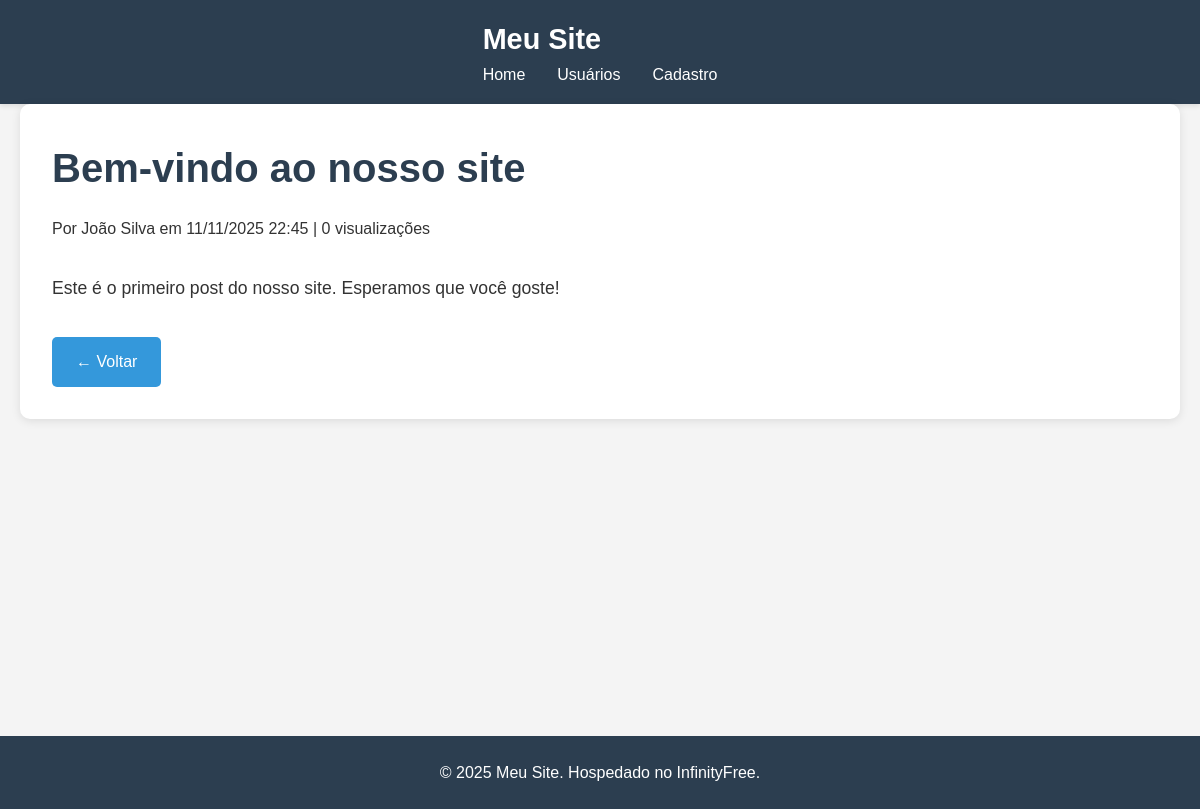
The page /post.php?id=1 on the database its author committed.
### tables this page shows
CREATE TABLE IF NOT EXISTS posts (
    id INT(11) AUTO_INCREMENT PRIMARY KEY,
    titulo VARCHAR(200) NOT NULL,
    conteudo TEXT NOT NULL,
    autor_id INT(11),
    data_publicacao TIMESTAMP DEFAULT CURRENT_TIMESTAMP,
    visualizacoes INT(11) DEFAULT 0,
    status ENUM('rascunho', 'publicado', 'arquivado') DEFAULT 'rascunho',
    FOREIGN KEY (autor_id) REFERENCES usuarios(id) ON DELETE SET NULL,
    INDEX idx_status (status),
    INDEX idx_data (data_publicacao)
);

CREATE TABLE IF NOT EXISTS usuarios (
    id INT(11) AUTO_INCREMENT PRIMARY KEY,
    nome VARCHAR(100) NOT NULL,
    email VARCHAR(100) NOT NULL UNIQUE,
    telefone VARCHAR(20),
    data_cadastro TIMESTAMP DEFAULT CURRENT_TIMESTAMP,
    ativo TINYINT(1) DEFAULT 1,
    INDEX idx_email (email),
    INDEX idx_ativo (ativo)
);

### post.php (the view, shortened to what this page needs)
<?php
$conn = conectarBanco();
$post_id = isset($_GET['id']) ? (int)$_GET['id'] : 0;
$stmt = $conn->prepare("SELECT p.*, u.nome as autor_nome
                        FROM posts p
                        LEFT JOIN usuarios u ON p.autor_id = u.id
                        WHERE p.id = ? AND p.status = 'publicado'");
$stmt->bind_param("i", $post_id);
$stmt->execute();
$resultado = $stmt->get_result();
$post = $resultado->fetch_assoc();
?>
<!DOCTYPE html>
<html lang="pt-BR">
<head>
    <link rel="stylesheet" href="assets/style.css">
</head>
<body>
    <header>
        <nav>
            <div class="container">
                <h1>Meu Site</h1>
                <ul>
                    <li><a href="index.php">Home</a></li>
                    <li><a href="usuarios.php">Usuários</a></li>
                    <li><a href="cadastro.php">Cadastro</a></li>
                </ul>
            </div>
        </nav>
    </header>
    <main class="container">
        <?php if ($post): ?>
            <article class="post-full">
                <h2><?php echo htmlspecialchars($post['titulo']); ?></h2>
                <p class="meta">
                    Por <?php echo htmlspecialchars($post['autor_nome']); ?>
                    em <?php echo date('d/m/Y H:i', strtotime($post['data_publicacao'])); ?>
                    | <?php echo $post['visualizacoes']; ?> visualizações
                </p>
                <div class="conteudo">
                    <?php echo nl2br(htmlspecialchars($post['conteudo'])); ?>
                </div>
                <a href="index.php" class="btn">← Voltar</a>
            </article>
        <?php endif; ?>
    </main>
    <footer>
        <div class="container">
            <p>&copy; 2025 Meu Site. Hospedado no InfinityFree.</p>
        </div>
    </footer>
</body>
</html>

### assets/style.css (style rules this page uses)
* { margin: 0; padding: 0; box-sizing: border-box; }
body { font-family: Arial, sans-serif; line-height: 1.6; color: #333; background-color: #f4f4f4; }
.container { max-width: 1200px; margin: 0 auto; padding: 0 20px; }
header { background-color: #2c3e50; color: white; padding: 1rem 0; box-shadow: 0 2px 5px rgba(0, 0, 0, 0.1); }
header nav { display: flex; justify-content: space-between; align-items: center; }
header h1 { font-size: 1.8rem; }
header ul { list-style: none; display: flex; gap: 2rem; }
header a { color: white; text-decoration: none; transition: color 0.3s; }
main { min-height: calc(100vh - 200px); padding: 2rem 0; }
.post-full { background: white; padding: 2rem; border-radius: 10px; box-shadow: 0 2px 10px rgba(0, 0, 0, 0.1); }
.post-full h2 { font-size: 2.5rem; margin-bottom: 1rem; color: #2c3e50; }
.post-full .conteudo { font-size: 1.1rem; line-height: 1.8; margin: 2rem 0; }
.btn { display: inline-block; padding: 0.75rem 1.5rem; background-color: #3498db; color: white; text-decoration: none; border-radius: 5px; border: none; cursor: pointer; transition: background-color 0.3s; font-size: 1rem; }
footer { background-color: #2c3e50; color: white; text-align: center; padding: 1.5rem 0; margin-top: 2rem; }

### rows shown on the page
posts: titulo "Bem-vindo ao nosso site", autor.nome "João Silva", data_publicacao "11/11/2025 22:45", visualizacoes "0", conteudo "Este é o primeiro post do nosso site. Esperamos que você goste!"
